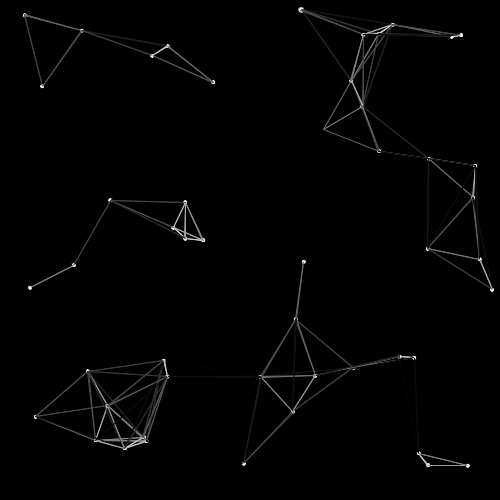
Frame 1 (no input)
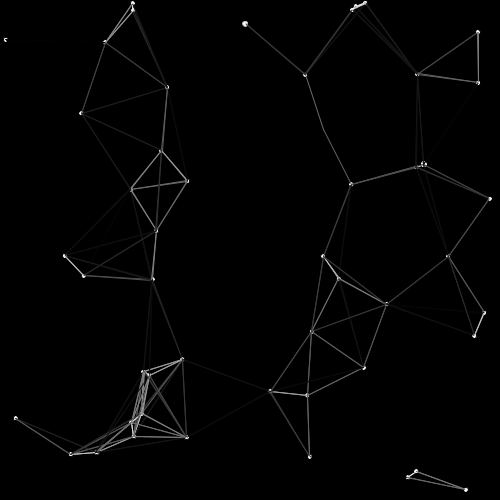
Frame 60 (the mouse pressed at the canvas centre just before this capture)
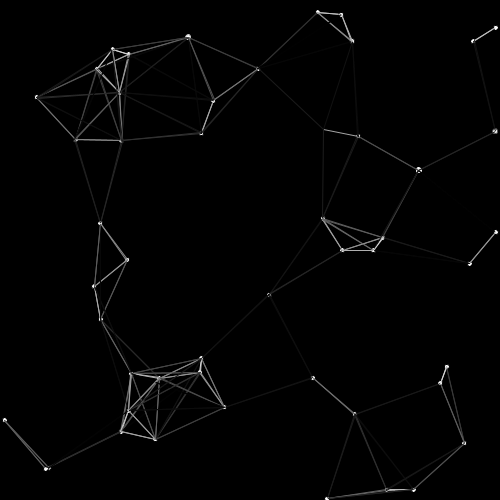
Frame 120 (the mouse held since frame 60 and released just before this capture)

The Processing sketch that drew these frames (run headless with seeded random() and noise(); from frame 60 on, the mouse is pressed at the canvas centre):

// Processing sketch: week03_5_stroke_array_size
// ── week03_5_stroke_array_size.pde
void setup(){
  size(500,500);
  for(int i=0;i<N;i++){
    x[i] = random(500);
    y[i] = random(500);
    dx[i] = random(-1,+1);//亂數跑
    dy[i] = random(-1,+1);//亂數跑
  }
}
int N = 50;
float [] x = new float[N];
float [] y = new float[N];
float [] dx = new float[N];
float [] dy = new float[N];
void draw(){
  background(0);
  for(int i=1;i<N;i++){
    ellipse(x[i], y[i], 5, 5);
    for(int k=0;k<N;k++){
      float d = dist(x[i],y[i], x[k],y[k]);
      stroke(2.55*(100-d));//線上顏色
      if(d <100)
        line(x[i],y[i], x[k],y[k]);
    }
    x[i] += dx[i];
    y[i] += dy[i];
    if(x[i]<0 || x[i]>500) dx[i] = -dx[i];//碰到邊緣即反彈
    if(y[i]<0 || y[i]>500) dy[i] = -dy[i];//碰到邊緣即反彈
  }
}
